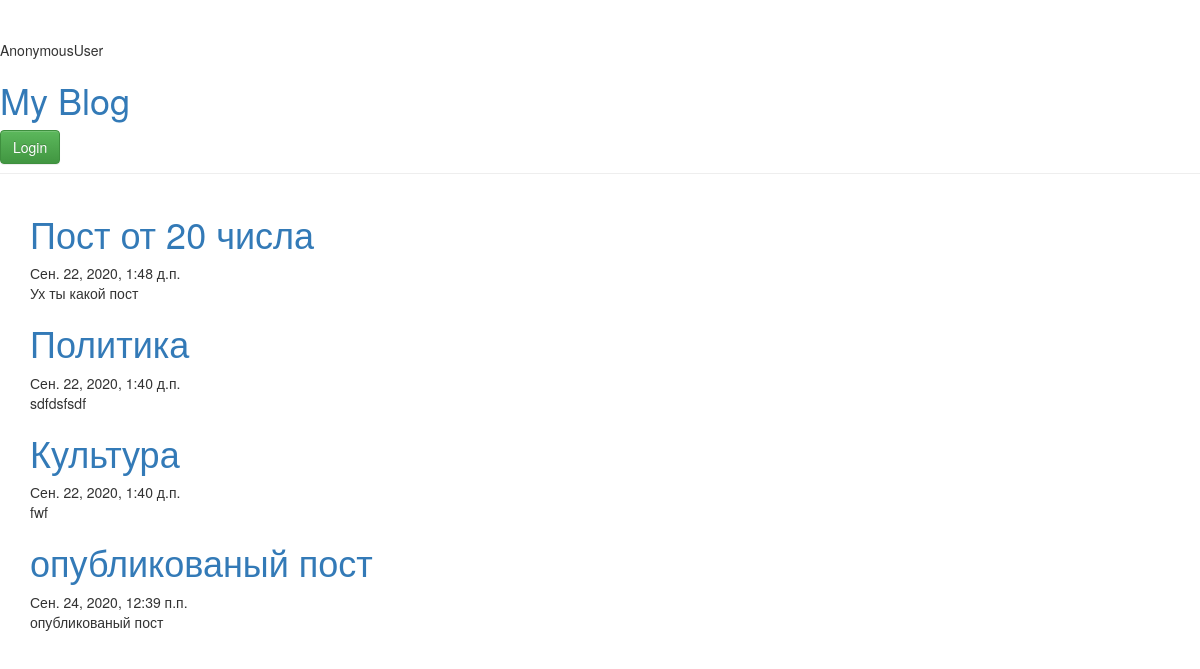
Before: / with the older database file.
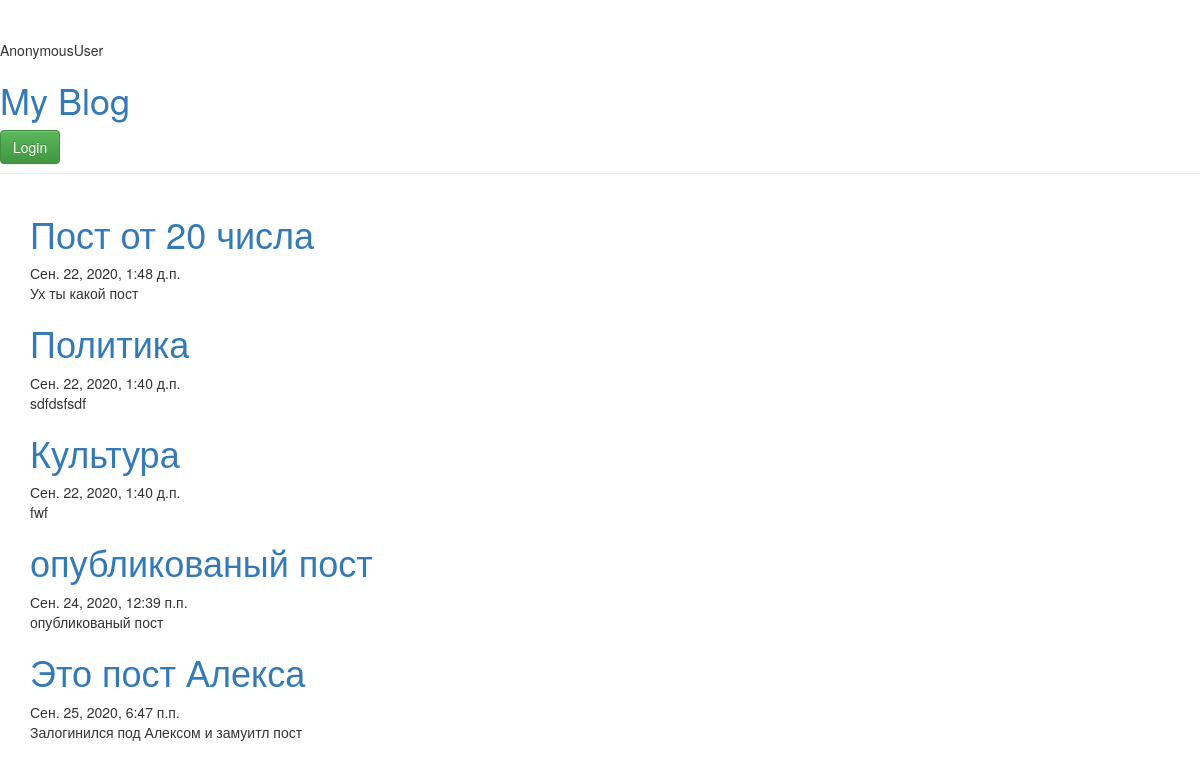
After: the same page with the newer database file.
### my_blog/models.py (models this page shows, shortened)
class Post(models.Model):
    author = models.ForeignKey('auth.User', on_delete=models.CASCADE)
    title = models.CharField(max_length=200)
    text = models.TextField()
    created_date = models.DateTimeField(default=timezone.now)
    published_date = models.DateTimeField(blank=True, null=True)
    deleted = models.BooleanField(default=False)
    draft = models.BooleanField(default=False)
    class Meta:
        verbose_name = 'Пост'
        verbose_name_plural = 'Посты'

### my_blog/views.py (the view)
# urls.py: path('', views.post_list, name='post_list'),
def post_list(request):
    posts = Post.objects.filter(deleted=False, draft=False)
    return render(request, 'my_blog/post_list.html', {'posts': posts})

### my_blog/templates/my_blog/post_list.html
{% extends 'my_blog/base.html' %}
{% block content %}
{% for post in posts %}
{% if post.published_date %}
<div class="post">
    <h1><a href="{% url 'post_detail' post_pk=post.pk %}">{{ post.title }}</a></h1>
    <div class="date">
        {{ post.published_date }}
    </div>
    <p>{{ post.text|linebreaksbr }}</p>
</div>
{% endif %}
{% endfor %}
{% endblock %}

Changed rows visible on the page:
added Post: title "Это пост Алекса", published_date "Сен. 25, 2020, 6:47 п.п.", text "Залогинился под Алексом и замуитл пост"
